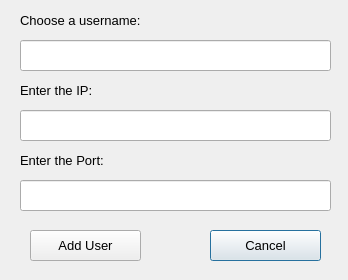
<?xml version="1.0" encoding="UTF-8"?>
<ui version="4.0">
 <class>W_Add_User</class>
 <widget class="QDialog" name="W_Add_User">
  <property name="geometry">
   <rect>
    <x>0</x>
    <y>0</y>
    <width>348</width>
    <height>280</height>
   </rect>
  </property>
  <property name="windowTitle">
   <string>Dialog</string>
  </property>
  <widget class="QLabel" name="label_2">
   <property name="geometry">
    <rect>
     <x>20</x>
     <y>80</y>
     <width>211</width>
     <height>21</height>
    </rect>
   </property>
   <property name="font">
    <font>
     <pointsize>10</pointsize>
    </font>
   </property>
   <property name="text">
    <string>Enter the IP:</string>
   </property>
  </widget>
  <widget class="QLineEdit" name="lineEdit_3">
   <property name="geometry">
    <rect>
     <x>20</x>
     <y>180</y>
     <width>311</width>
     <height>31</height>
    </rect>
   </property>
   <property name="font">
    <font>
     <pointsize>10</pointsize>
    </font>
   </property>
  </widget>
  <widget class="QLabel" name="label">
   <property name="geometry">
    <rect>
     <x>20</x>
     <y>10</y>
     <width>211</width>
     <height>21</height>
    </rect>
   </property>
   <property name="font">
    <font>
     <pointsize>10</pointsize>
    </font>
   </property>
   <property name="text">
    <string>Choose a username:</string>
   </property>
  </widget>
  <widget class="QLineEdit" name="lineEdit_2">
   <property name="geometry">
    <rect>
     <x>20</x>
     <y>110</y>
     <width>311</width>
     <height>31</height>
    </rect>
   </property>
   <property name="font">
    <font>
     <pointsize>10</pointsize>
    </font>
   </property>
  </widget>
  <widget class="QLineEdit" name="lineEdit">
   <property name="geometry">
    <rect>
     <x>20</x>
     <y>40</y>
     <width>311</width>
     <height>31</height>
    </rect>
   </property>
   <property name="font">
    <font>
     <pointsize>10</pointsize>
    </font>
   </property>
  </widget>
  <widget class="QLabel" name="label_3">
   <property name="geometry">
    <rect>
     <x>20</x>
     <y>150</y>
     <width>211</width>
     <height>21</height>
    </rect>
   </property>
   <property name="font">
    <font>
     <pointsize>10</pointsize>
    </font>
   </property>
   <property name="text">
    <string>Enter the Port:</string>
   </property>
  </widget>
  <widget class="QPushButton" name="pushButton">
   <property name="geometry">
    <rect>
     <x>210</x>
     <y>230</y>
     <width>111</width>
     <height>31</height>
    </rect>
   </property>
   <property name="font">
    <font>
     <pointsize>10</pointsize>
    </font>
   </property>
   <property name="text">
    <string>Cancel</string>
   </property>
  </widget>
  <widget class="QPushButton" name="pushButton_2">
   <property name="geometry">
    <rect>
     <x>30</x>
     <y>230</y>
     <width>111</width>
     <height>31</height>
    </rect>
   </property>
   <property name="font">
    <font>
     <pointsize>10</pointsize>
    </font>
   </property>
   <property name="text">
    <string>Add User</string>
   </property>
  </widget>
  <zorder>label_2</zorder>
  <zorder>label</zorder>
  <zorder>label_3</zorder>
  <zorder>pushButton</zorder>
  <zorder>pushButton_2</zorder>
  <zorder>lineEdit_3</zorder>
  <zorder>lineEdit_2</zorder>
  <zorder>lineEdit</zorder>
 </widget>
 <tabstops>
  <tabstop>lineEdit</tabstop>
  <tabstop>lineEdit_2</tabstop>
  <tabstop>lineEdit_3</tabstop>
  <tabstop>pushButton_2</tabstop>
  <tabstop>pushButton</tabstop>
 </tabstops>
 <resources/>
 <connections/>
</ui>
